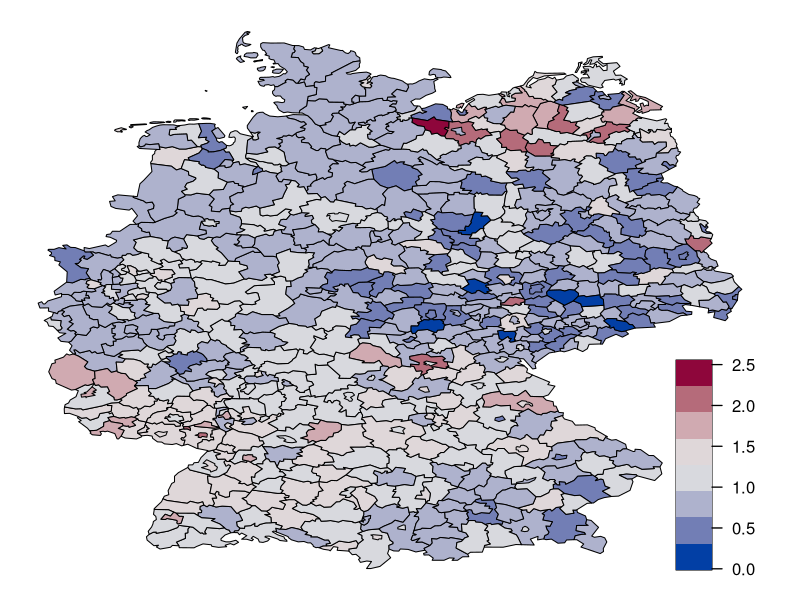

Here is the R script that generated this plot:
## ---- chunk 1
library(formatR)
showsol <- FALSE
library(knitr)
opts_chunk$set(tidy.opts = list(width.cutoff = 68), tidy = TRUE, warning = FALSE, error = FALSE, message = FALSE, echo = TRUE)
## ---- chunk 2
library(spam)         # load the data
attach(Oral)          # allow direct referencing to Y and E# load some libraries to generate nice map plots
library(fields, warn.conflict=FALSE)
library(colorspace)
col <- diverge_hcl(8)      # blue - red
# use a function provided by spam to plot the map together with the mortality rates
germany.plot(Oral$Y/Oral$E, col=col, legend=TRUE)
